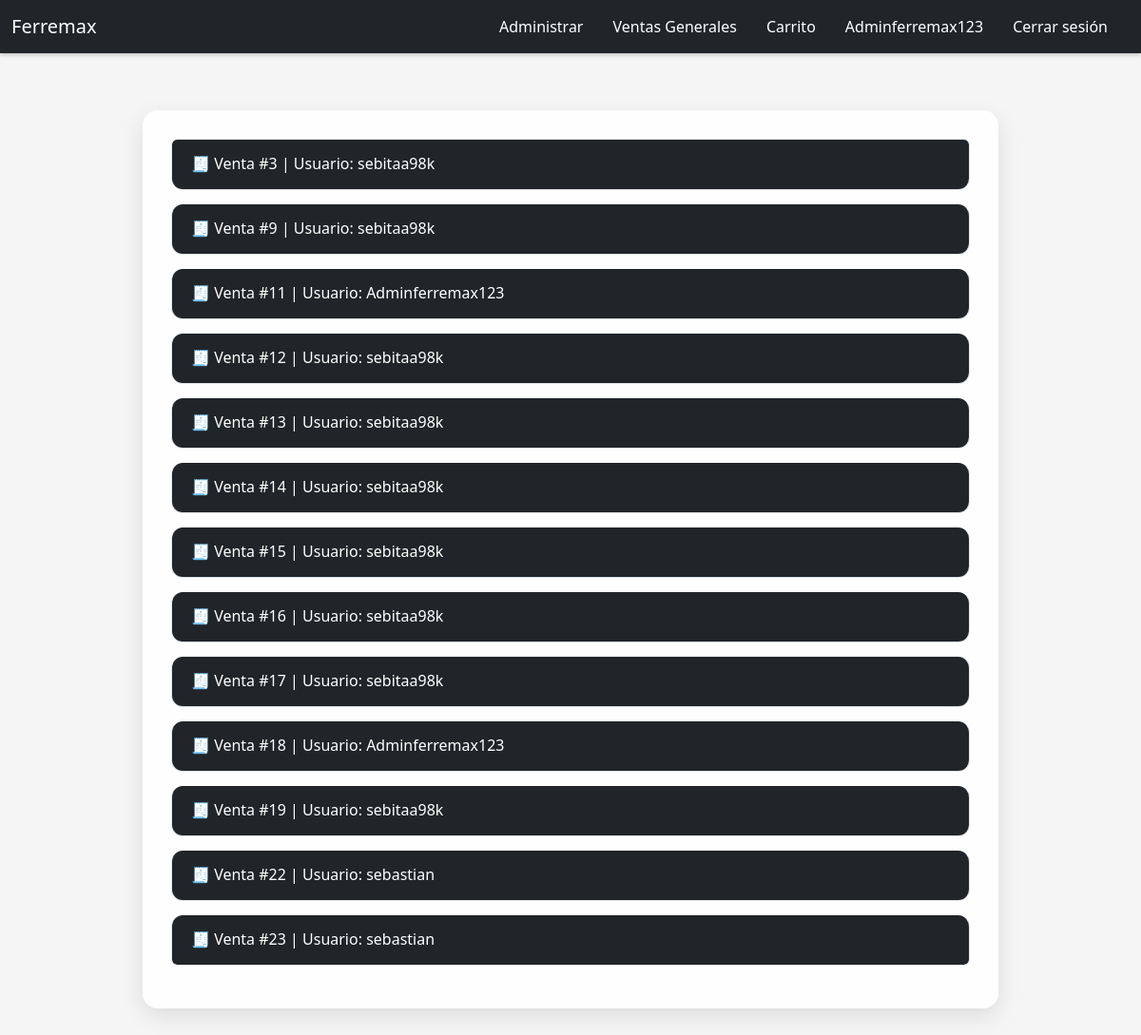
Screenshot of /ver-ventas-generales/ (signed in) with the database file from the repository.
### carrito/models.py (models this page shows, shortened)
class Venta_productos(models.Model):
    ESTADO_VENTA_CHOICES = [
        ('carrito', 'Carrito'),
        ('pagado', 'Pagado'),
    ]
    id_usuario = models.ForeignKey(User, on_delete=models.CASCADE, related_name='ventas')
    total_venta = models.IntegerField()
    fecha_transaccion = models.DateField(null=True, blank=True)
    estado_venta = models.CharField(max_length=200, choices=ESTADO_VENTA_CHOICES, default='carrito')
    webpay_transaction_id = models.CharField(max_length=100, blank=True, null=True)
    webpay_payment_status = models.CharField(max_length=50, blank=True, null=True)

### admin_crud_rol/views.py (the view)
# urls.py: path('ver-ventas-generales/', VentasView, name='ver_ventas_generales' ),
@user_passes_test(lambda u: u.is_staff)
def VentasView(request):
    ventas = Venta_productos.objects.filter(estado_venta='pagado').select_related('id_usuario')
    return render(request, 'admin/admin-ventas.html', {'ventas': ventas})

### admin_crud_rol/templates/admin/admin-ventas.html (shortened to what this page needs)
{% load static %}
<!DOCTYPE html>
<html lang="en">
<head>
    <link href="https://cdn.jsdelivr.net/npm/bootstrap@5.3.5/dist/css/bootstrap.min.css" rel="stylesheet">
    <link href="{% static "css/style-admin-ventas.css" %}" rel="stylesheet">
</head>
<body>
    {% include 'home/navbar.html' %}
    <div class="ventas-container">
        <div class="accordion" id="accordionExample">
            {% for venta in ventas %}
                {% if venta.webpay_transaction_id %}
                    <div class="accordion-item">
                    <h2 class="accordion-header" id="heading{{ forloop.counter }}">
                        <button class="accordion-button collapsed" type="button" data-bs-toggle="collapse" data-bs-target="#collapse{{ forloop.counter }}" aria-expanded="false" aria-controls="collapse{{ forloop.counter }}">
                            🧾 Venta #{{ venta.id }} |  Usuario: {{ venta.id_usuario.username }}
                        </button>
                    </h2>
                </div>
                {% endif%}
            {% empty %}
                <p class="text-muted text-center mt-4">No hay ventas registradas.</p>
            {% endfor %}
        </div>
    </div>
</body>
</html>

### home/templates/home/navbar.html (shortened to what this page needs)
<nav class="navbar navbar-expand-lg navbar-dark bg-dark">
  <div class="container-fluid">
    <a class="navbar-brand" href="/">Ferremax</a>
    <div class="collapse navbar-collapse" id="navbarNav">
      <ul class="navbar-nav ms-auto">
        {% if request.user.is_staff %}
          <li class="nav-item">
            <a class="nav-link active" href="{% url 'admin-index' %}">Administrar</a>
          </li>
          <li class="nav-item">
            <a class="nav-link active" href="{% url 'ver_ventas_generales' %}">Ventas Generales</a>
          </li>
        {% endif %}
        {% if request.user.is_authenticated %}
          {% if request.path != '/login/' and request.path != '/register/' and request.path != '/admin-index/' and 'editar_producto' not in request.path and 'webpay/respuesta' not in request.path and request.path != '/boleta_compras/' %}
            <li class="nav-item">
                <a class="nav-link active" href="{% url 'vista_carrito' %}">Carrito</a>
            </li>
          {% endif%}
          <li class="nav-item">
            <span class="nav-link" id="username">{{ request.user.username }}</span>
          </li>
          <li class="nav-item">
            <form action="{% url 'logout' %}" method="POST">
              <button type="submit" class="nav-link btn btn-link">Cerrar sesión</button>
            </form>
          </li>
        {% endif %}
      </ul>
    </div>
  </div>
</nav>

### static/css/style-admin-ventas.css (style rules this page uses)
body { background-color: #f5f5f5; font-family: 'Segoe UI', Tahoma, Geneva, Verdana, sans-serif; margin: 0; padding: 0; }
.navbar { background-color: #212529 !important; box-shadow: 0 2px 4px rgba(0, 0, 0, 0.2); }
.navbar-brand, .nav-link { color: white !important; font-weight: 500; margin-right: 15px; transition: color 0.3s ease; }
.ventas-container { max-width: 900px; margin: 60px auto; padding: 30px; background-color: rgba(255, 255, 255, 0.95); border-radius: 16px; box-shadow: 0 8px 24px rgba(0,0,0,0.1); }
.accordion-item { margin-bottom: 15px; border: 1px solid #dee2e6; border-radius: 12px; overflow: hidden; }
.accordion-button { background-color: #212529; color: white; font-weight: 500; font-size: 1rem; transition: background-color 0.3s ease; }

### rows the page displays
Venta_productos: id "3", id_usuario.username "sebitaa98k"
Venta_productos: id "9", id_usuario.username "sebitaa98k"
Venta_productos: id "11", id_usuario.username "Adminferremax123"
Venta_productos: id "12", id_usuario.username "sebitaa98k"
Venta_productos: id "13", id_usuario.username "sebitaa98k"
Venta_productos: id "14", id_usuario.username "sebitaa98k"
Venta_productos: id "15", id_usuario.username "sebitaa98k"
Venta_productos: id "16", id_usuario.username "sebitaa98k"
Venta_productos: id "17", id_usuario.username "sebitaa98k"
Venta_productos: id "18", id_usuario.username "Adminferremax123"
Venta_productos: id "19", id_usuario.username "sebitaa98k"
Venta_productos: id "22", id_usuario.username "sebastian"
Venta_productos: id "23", id_usuario.username "sebastian"

### other values shown
{{ request.user.username }} "Adminferremax123"
